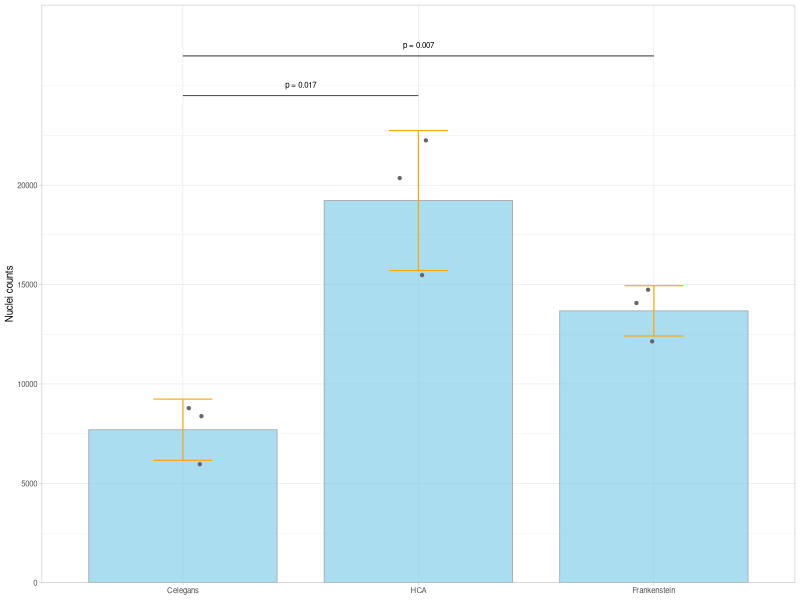
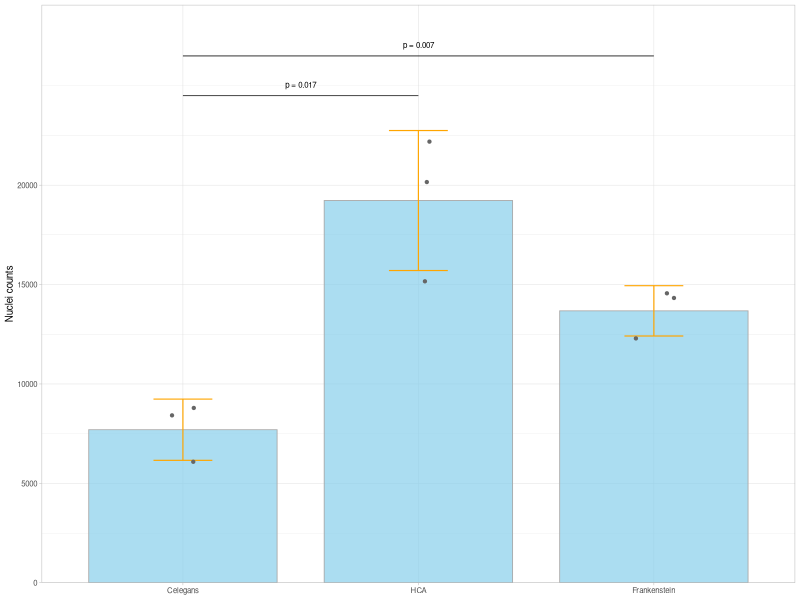
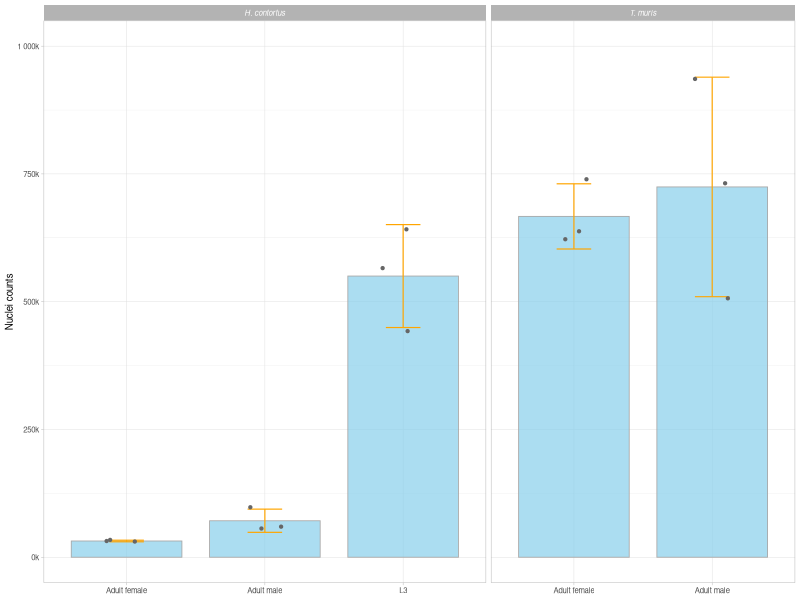

The R script that drew these images, in order:
# Nuclei counts from optimised protocol

setwd("/Users/sd21/Documents/WORK/02_PROJECTS/single_cell-nuclei_transcriptomics/")


# Figure 1C

library(tidyverse)
options(scipen = 999)

protocol <- tribble(
  ~method,        ~nuclei,
  "Celegans",     c(8800, 5940, 8360),
  "HCA",          c(15300, 20280, 22100),
  "Frankenstein", c(14620, 14175, 12240)
) |>
  unnest(nuclei) |>
  mutate(method = fct_inorder(method))

## Welch's t-tests 
brackets <- tribble(
  ~a,         ~b,             ~x, ~xend, ~y,
  "Celegans", "HCA",           1,  2,    24500,
  "Celegans", "Frankenstein",  1,  3,    26500
) |>
  rowwise() |>
  mutate(
    p     = t.test(protocol$nuclei[protocol$method == a],
                   protocol$nuclei[protocol$method == b])$p.value,
    label = if_else(p < 0.001, "p < 0.001",
                    paste0("p = ", format(round(p, 3), nsmall = 3)))
  ) |>
  ungroup()

p <- ggplot(protocol, aes(method, nuclei)) +
  stat_summary(fun = mean, geom = "col",
               fill = "skyblue", alpha = 0.7, colour = "darkgrey",
               linewidth = 0.3, width = 0.8) +
  stat_summary(fun.data = mean_sdl, fun.args = list(mult = 1),
               geom = "errorbar", colour = "orange",
               width = 0.25, linewidth = 0.4) +
  geom_jitter(width = 0.12, colour = "grey40", size = 0.8) +
  geom_segment(data = brackets, aes(x = x, xend = xend, y = y, yend = y),
               inherit.aes = FALSE, linewidth = 0.25) +
  geom_text(data = brackets,
            aes(x = (x + xend) / 2, y = y + 400, label = label),
            inherit.aes = FALSE, size = 2, vjust = 0) +
  scale_y_continuous(limits = c(0, 28500), breaks = seq(0, 20000, 5000),
                     expand = expansion(mult = c(0, 0.02))) +
  labs(x = NULL, y = "Nuclei counts") +
  theme_light(base_size = 7)
p
ggsave("fig1c.pdf", plot = p, width = 90, height = 70,
       units = "mm", device = cairo_pdf)


# statistical comparison between protocols
library(tidyverse)

protocol <- tribble(
  ~method,        ~nuclei,
  "Celegans",     c(8800, 5940, 8360),
  "HCA",          c(15300, 20280, 22100),
  "Frankenstein", c(14620, 14175, 12240)
) |>
  unnest(nuclei)

combn(unique(protocol$method), 2, simplify = FALSE) |>
  map_dfr(function(pair) {
    a <- filter(protocol, method == pair[1])$nuclei
    b <- filter(protocol, method == pair[2])$nuclei
    tt <- t.test(a, b)                    # Welch by default
    tibble(
      comparison = paste(pair[1], "vs", pair[2]),
      mean_a     = mean(a),
      mean_b     = mean(b),
      fold       = mean(b) / mean(a),
      t          = unname(tt$statistic),
      df         = unname(tt$parameter),
      p          = tt$p.value,
      ci_low     = tt$conf.int[1],
      ci_high    = tt$conf.int[2]
    )
  }) |>
  mutate(across(c(t, df, fold), \(x) round(x, 3)),
         p = signif(p, 3)) |>
  print(n = Inf)




# Figure 3A
library(tidyverse)
options(scipen = 999)

counts <- tribble(
  ~species,         ~stage,         ~nuclei,
  "H. contortus",   "Adult female", c(30200, 31820, 33370),
  "H. contortus",   "Adult male",   c(60450, 56250, 97500),
  "H. contortus",   "L3",           c(442500, 642000, 566000),
  "T. muris",       "Adult female", c(622650, 740000, 638000),
  "T. muris",       "Adult male",   c(731120, 935935, 506570)
) |>
  unnest(nuclei) |>
  mutate(stage = fct_inorder(stage), species = fct_inorder(species))

p <- ggplot(counts, aes(stage, nuclei)) +
  stat_summary(fun = mean, geom = "col",
               fill = "skyblue", alpha = 0.7, colour = "darkgrey",
               linewidth = 0.3, width = 0.8) +
  stat_summary(fun.data = mean_sdl, fun.args = list(mult = 1),
               geom = "errorbar", colour = "orange",
               width = 0.25, linewidth = 0.4) +
  geom_jitter(width = 0.15, colour = "grey40", size = 0.8) +
  facet_grid(~ species, scales = "free_x", space = "free_x") +
  scale_y_continuous(labels = scales::label_number(scale = 1e-3, suffix = "k"),
                     limits = c(0, 1e6)) +
  labs(x = NULL, y = "Nuclei counts") +
  theme_light(base_size = 7) +
  theme(strip.text = element_text(face = "italic"))

ggsave("fig3a.pdf", plot = p, width = 90, height = 70,
       units = "mm", device = cairo_pdf)
